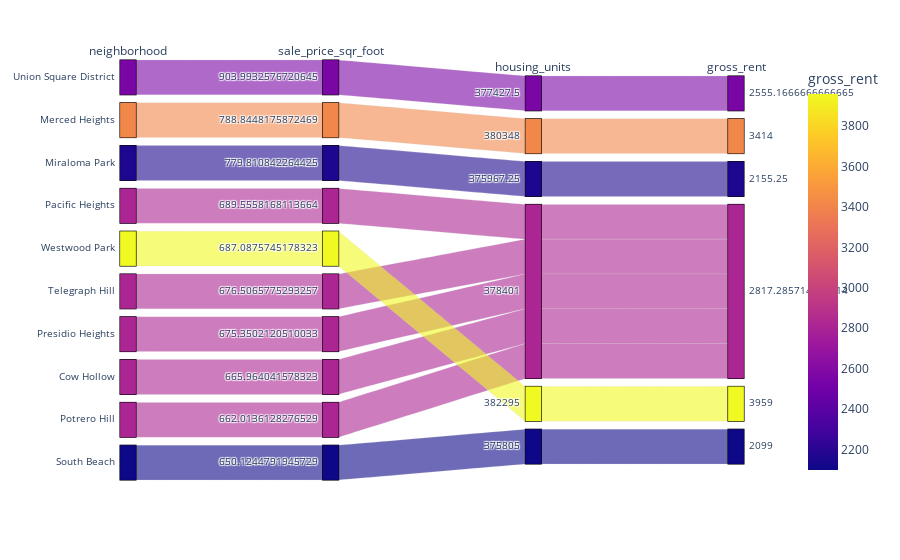

Write notebook code for a chart like this one.
### Code cell
# Parallel Categories Plot
# YOUR CODE HERE!

px.parallel_categories(sfo_most_expensive, dimensions = ["neighborhood", "sale_price_sqr_foot", "housing_units", "gross_rent"], color = 'gross_rent', width=600)

### Figure 1 — Plotly figure (JSON) as saved in the notebook; plotly's stock layout.template omitted (floating-point values rounded to 4 significant figures)
{"data": [{"dimensions": [{"label": "neighborhood", "values": ["Union Square District", "Merced Heights", "Miraloma Park", "Pacific Heights", "Westwood Park", "Telegraph Hill", "Presidio Heights", "Cow Hollow", "Potrero Hill", "South Beach"]}, {"label": "sale_price_sqr_foot", "values": [904.0, 788.8, 779.8, 689.6, 687.1, 676.5, 675.4, 666.0, 662.0, 650.1]}, {"label": "housing_units", "values": [377400.0, 380348, 376000.0, 378401, 382295, 378401, 378401, 378401, 378401, 375805]}, {"label": "gross_rent", "values": [2555.0, 3414, 2155.0, 2817.0, 3959, 2817.0, 2817.0, 2817.0, 2817.0, 2099]}], "domain": {"x": [0, 1], "y": [0, 1]}, "line": {"color": [2555.0, 3414, 2155.0, 2817.0, 3959, 2817.0, 2817.0, 2817.0, 2817.0, 2099], "coloraxis": "coloraxis"}, "name": "", "type": "parcats"}], "layout": {"autosize": true, "coloraxis": {"colorbar": {"title": {"text": "gross_rent"}}, "colorscale": [[0, "#0d0887"], [0.1111, "#46039f"], [0.2222, "#7201a8"], [0.3333, "#9c179e"], [0.4444, "#bd3786"], [0.5556, "#d8576b"], [0.6667, "#ed7953"], [0.7778, "#fb9f3a"], [0.8889, "#fdca26"], [1, "#f0f921"]]}, "legend": {"tracegroupgap": 0}, "margin": {"t": 60}}}
